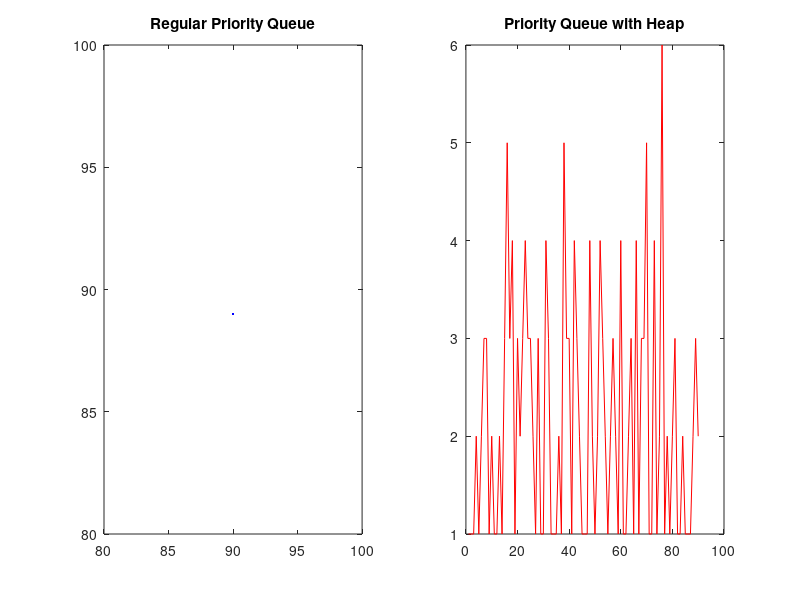

Reproduce this figure in MATLAB.
data1 = csvread('priority_queue.csv');
x1 = data1(:,1);
y1 = data1(:,2);
figure(1);
subplot(1,2,1);
plot(x1, y1, 'b');
title('Regular Priority Queue');

data2 = csvread('heap_queue.csv');
x2 = data2(:,1);
y2 = data2(:,2);
subplot(1,2,2);
plot(x2, y2, 'r');
title('Priority Queue with Heap');
